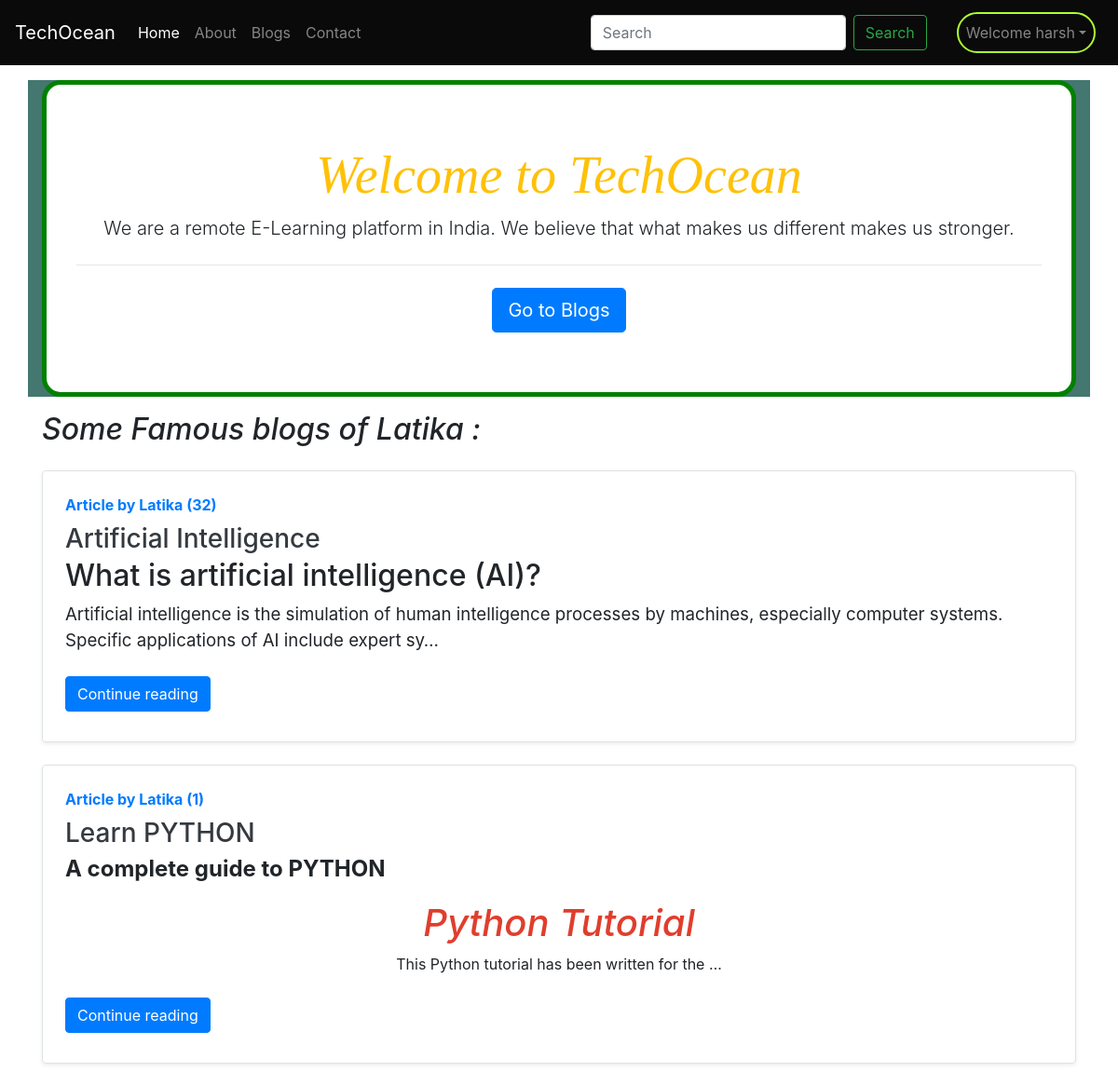
The app's page / (signed in) with its own data.
### blog/models.py (models this page shows, shortened)
class Post(models.Model):
    sno=models.AutoField(primary_key=True)
    title=models.CharField(max_length=255)
    author=models.CharField(max_length=14)
    slug=models.CharField(max_length=130)
    views= models.IntegerField(default=0)
    timeStamp=models.DateTimeField(blank=True)
    content=models.TextField()

### home/views.py (the view)
# urls.py: 2. Add a URL to urlpatterns:  path('', views.home, name='home')
def home(request):
     allPosts= Post.objects.all()
     context={'allPosts': allPosts}
     return render(request, "home/home.html", context)

### templates/home/home.html (shortened to what this page needs)
{% extends 'base.html' %}
{% block homeactive %} active {% endblock homeactive %}
{% block body %}
<div style="background-color: rgb(68, 119, 111);" class="container">
  <div style=" border: 5px solid green;" class="welcome-banner jumbotron my-3">
    <h1 style="font-family: 'Roboto Slab', serif;" class=" font-italic text-warning display-4">Welcome to TechOcean</h1>
    <p class="lead">We are a remote E-Learning platform in India. We believe that what makes us different makes us
      stronger.</p>
    <hr class="my-4">
    <a class="div-animate btn btn-primary btn-lg" href="/blog" role="button">Go to Blogs</a>
  </div>
</div>
<div class="container my-3">
  <h2 class=" font-italic">Some Famous blogs of Latika :</h2>
  {% for post in allPosts %}
  {% if post.author == 'Latika'%}
  <div class="row no-gutters border rounded overflow-hidden flex-md-row mb-4 shadow-sm h-md-250 my-4 position-relative">
    <div class="col p-4 d-flex flex-column position-static">
      <strong class="d-inline-block mb-2 text-primary">Article by {{post.author}} ({{post.views}})</strong>
      <h3 class="mb-0"><a class="text-dark" href="/blog/{{post.slug}}">{{post.title}} </a> </h3>
      <p class="card-text mb-auto">{{post.content|safe |truncatechars:300}}</p>
      <div class="my-2">
        <a href="/blog/{{post.slug}}" role="button" class="btn btn-primary">Continue reading</a>
      </div>
    </div>
  </div>
  {% endif %}
  {% endfor %}
</div>
{% endblock body %}

### templates/base.html (shortened to what this page needs)
<!doctype html>
<html lang="en">
<head>
  <link rel="stylesheet" href="https://cdn.jsdelivr.net/npm/bootstrap@4.4.1/dist/css/bootstrap.min.css"
>
  <link rel="stylesheet" href="/static/styles.css">
  <link rel="stylesheet" href="https://unicons.iconscout.com/release/v4.0.0/css/line.css">
</head>
<body style="background-color: white;">
  <nav class="navbar-height navbar navbar-expand-lg navbar-dark" style="background-color: #0a0a0a;">
    <a class="navbar-brand" href="/">TechOcean</a>
    <div class="collapse navbar-collapse" id="navbarSupportedContent">
      <ul class="navbar-nav mr-auto">
        <li class="nav-item {% block homeactive %}  {% endblock homeactive %} ">
          <a class="nav-link" href="/">Home <span class="sr-only">(current)</span></a>
        </li>
        <li class="nav-item {% block aboutactive %}  {% endblock aboutactive %}">
          <a class="nav-link" href="/about">About</a>
        </li>
        <li class="nav-item {% block blogactive %}  {% endblock blogactive %}">
          <a class="nav-link" href="/blog">Blogs</a>
        </li>
        <li class="nav-item{% block contactactive %}  {% endblock contactactive %}">
          <a class="nav-link" href="/contact">Contact</a>
        </li>
      </ul>
      <form method="get" action="/search" class="form-inline my-2 my-lg-0 mx-4">
        <input class="form-control mr-sm-2" type="search" name="query" id="query" placeholder="Search"
          aria-label="Search">
        <button class="btn btn-outline-success my-2 mr-2 my-sm-0" type="submit">Search</button>
      </form>
      {% if user.is_authenticated %}
      <ul class="nav-user navbar-nav mr-2">
        <li class="nav-item dropdown">
          <a class="nav-link dropdown-toggle" href='#' id="navbarDropdown" role="button" data-toggle="dropdown"> Welcome
            {{request.user}}</a>
        </li>
      </ul>
    </div>
    {% endif %}
  </nav>
  {% block body %}
  {% endblock body %}
</body>
</html>

### static/styles.css (style rules this page uses)
body { background-color: cyan; }
.navbar-height { height: 70px; }
.nav-user { border: 2px solid greenyellow; border-radius: 30px; }
.welcome-banner { text-align: center; border-radius: 20px; background-color: white; }
input { border: 2px solid black; }

### records on screen
Post: author "Latika", views "32", title "Artificial Intelligence", content "What is artificial intelligence (AI)? Artificial intelligence is the simulation of human intelligence processes by machines, especially computer systems. Specific applications of AI include expert sy…"
Post: author "Latika", views "1", title "Learn PYTHON", content "A complete guide to PYTHON Python Tutorial This Python tutorial has been written for the …"

### other values on screen
{{ request.user }} "harsh"
